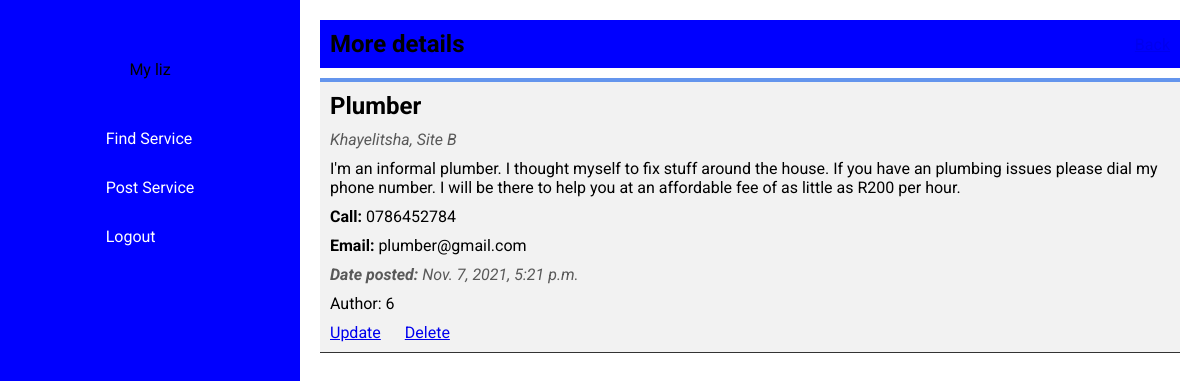
The app's page /view_service/16 (signed in), older data.
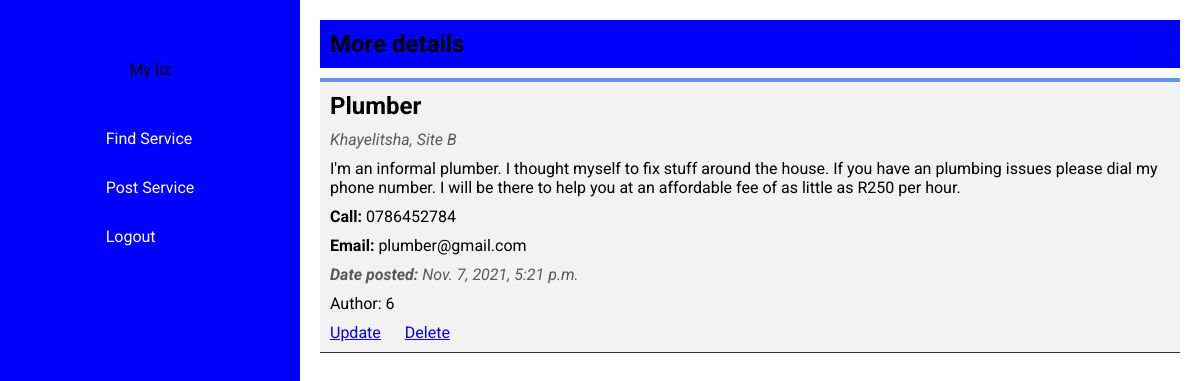
The same page, newer data.
### main/models.py (models this page shows, shortened)
class Service(models.Model):
    service_name = models.CharField(max_length=200)
    location = models.CharField(max_length=150)
    experience = models.CharField(max_length=400)
    phone = models.CharField(max_length=50)
    email = models.EmailField(max_length=50)
    datecreated = models.DateTimeField(default=datetime.now, blank=True)
    author = models.ForeignKey(User, on_delete=models.CASCADE)

### main/views.py (the view)
# urls.py: path('view_service/<str:pk>', views.view_service, name='view_service'),
@login_required(login_url='login')
def view_service(request, pk):
    services = Service.objects.get(id=pk)
    return render(request, 'view_service.html', {'services': services})

### templates/view_service.html (shortened to what this page needs)
{% extends 'base.html' %}
{% load static %}
{% block links %}
<link rel="stylesheet" href="{% static 'main/css/view-service.css' %}">
{% endblock links %}
{% block content %}
    <div class="view-service-container">
        <div class="view-service-title">
            <h1>More details</h1>
            <a href="/">Back</a>
        </div>
        <div class="view-service">
            <h1 id="view-service-content">{{ services.service_name }}</h1>
            <address id="view-service-content">{{ services.location }}</address>
            <p id="view-service-content">{{ services.experience }}</p>
            <p id="view-service-content"><strong>Call:</strong> {{ services.phone }}</p>
            <p id="view-service-content"><strong>Email:</strong> {{ services.email }}</p>
            <address id="view-service-content"><strong>Date posted: </strong>{{ services.datecreated }}</address>
            <p id="view-service-content">Author: {{ services.author.id }}</p>
            {% if user.is_authenticated and services.author.id == user.id %}
            <div class="view-service-btns">
                <a id="view-service-content" href="/update/{{ services.id }}">Update</a>
                <a id="view-service-content" href="/delete/{{ services.id }}">Delete</a>
            </div>
            {% endif %}
        </div>
    </div>
{% endblock content %}

Row changes from the older to the newer data that the page shows:
changed Service "Plumber": experience "…of as little as R200 per hour." → "…of as little as R250 per hour."
